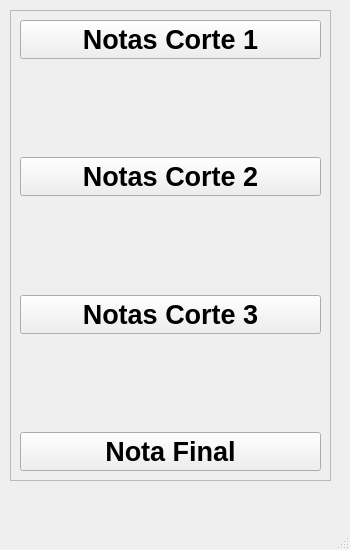
<?xml version="1.0" encoding="UTF-8"?>
<ui version="4.0">
 <class>MainWindow</class>
 <widget class="QMainWindow" name="MainWindow">
  <property name="geometry">
   <rect>
    <x>0</x>
    <y>0</y>
    <width>350</width>
    <height>550</height>
   </rect>
  </property>
  <property name="windowTitle">
   <string>MainWindow</string>
  </property>
  <widget class="QWidget" name="centralwidget">
   <widget class="QFrame" name="frame">
    <property name="geometry">
     <rect>
      <x>10</x>
      <y>10</y>
      <width>321</width>
      <height>471</height>
     </rect>
    </property>
    <property name="frameShape">
     <enum>QFrame::StyledPanel</enum>
    </property>
    <property name="frameShadow">
     <enum>QFrame::Raised</enum>
    </property>
    <layout class="QVBoxLayout" name="verticalLayout">
     <item>
      <widget class="QPushButton" name="pushButton">
       <property name="font">
        <font>
         <family>Arial</family>
         <pointsize>20</pointsize>
         <weight>75</weight>
         <bold>true</bold>
        </font>
       </property>
       <property name="text">
        <string>Notas Corte 1</string>
       </property>
      </widget>
     </item>
     <item>
      <spacer name="verticalSpacer_3">
       <property name="orientation">
        <enum>Qt::Vertical</enum>
       </property>
       <property name="sizeHint" stdset="0">
        <size>
         <width>20</width>
         <height>69</height>
        </size>
       </property>
      </spacer>
     </item>
     <item>
      <widget class="QPushButton" name="pushButton_2">
       <property name="font">
        <font>
         <family>Arial</family>
         <pointsize>20</pointsize>
         <weight>75</weight>
         <bold>true</bold>
        </font>
       </property>
       <property name="text">
        <string>Notas Corte 2</string>
       </property>
      </widget>
     </item>
     <item>
      <spacer name="verticalSpacer_2">
       <property name="orientation">
        <enum>Qt::Vertical</enum>
       </property>
       <property name="sizeHint" stdset="0">
        <size>
         <width>20</width>
         <height>70</height>
        </size>
       </property>
      </spacer>
     </item>
     <item>
      <widget class="QPushButton" name="pushButton_3">
       <property name="font">
        <font>
         <family>Arial</family>
         <pointsize>20</pointsize>
         <weight>75</weight>
         <bold>true</bold>
        </font>
       </property>
       <property name="text">
        <string>Notas Corte 3</string>
       </property>
      </widget>
     </item>
     <item>
      <spacer name="verticalSpacer">
       <property name="orientation">
        <enum>Qt::Vertical</enum>
       </property>
       <property name="sizeHint" stdset="0">
        <size>
         <width>20</width>
         <height>69</height>
        </size>
       </property>
      </spacer>
     </item>
     <item>
      <widget class="QPushButton" name="pushButton_4">
       <property name="font">
        <font>
         <family>Arial</family>
         <pointsize>20</pointsize>
         <weight>75</weight>
         <bold>true</bold>
        </font>
       </property>
       <property name="text">
        <string>Nota Final</string>
       </property>
      </widget>
     </item>
    </layout>
   </widget>
  </widget>
  <widget class="QMenuBar" name="menubar">
   <property name="geometry">
    <rect>
     <x>0</x>
     <y>0</y>
     <width>350</width>
     <height>26</height>
    </rect>
   </property>
  </widget>
  <widget class="QStatusBar" name="statusbar"/>
 </widget>
 <resources/>
 <connections/>
</ui>
